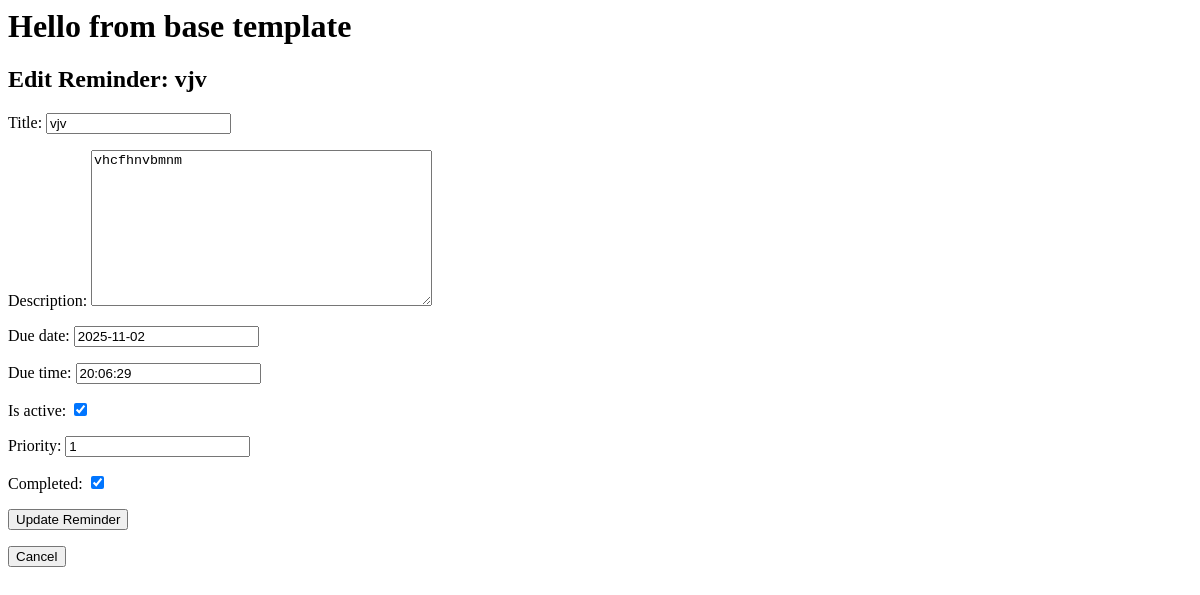
The page /reminders/8/edit/ on the database as committed earlier.
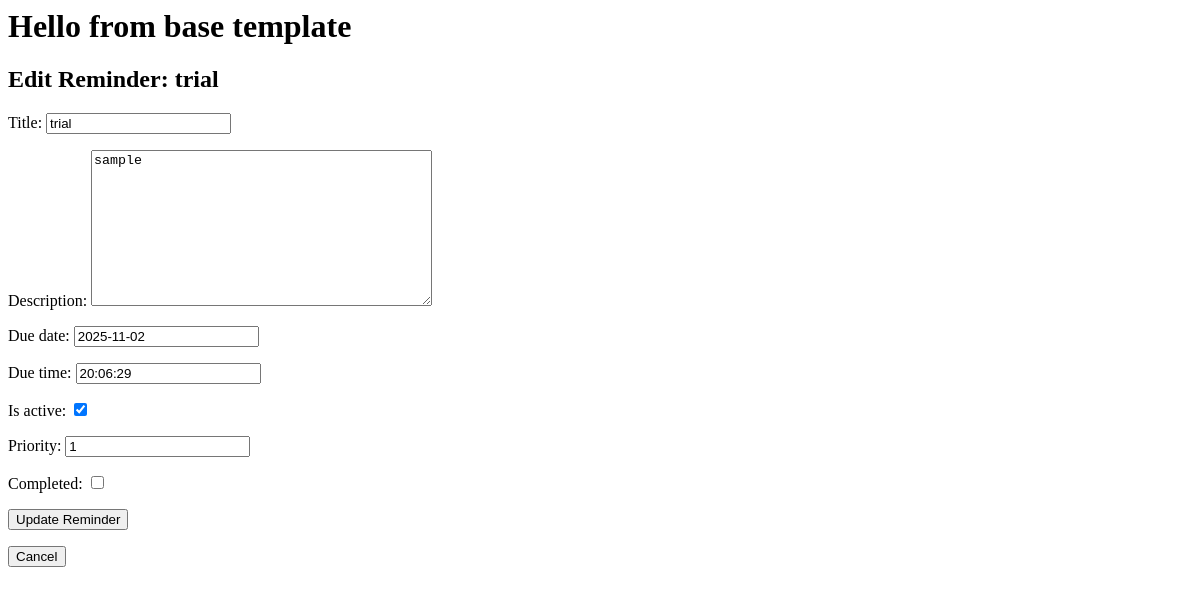
The same page on the database as committed later.
### app1/models.py (models this page shows, shortened)
class Reminder(models.Model):
    title = models.CharField(max_length=200)
    description = models.TextField()
    created_at = models.DateTimeField(auto_now_add=True)
    due_date = models.DateField(default=date.today, null=True, blank=True)
    due_time = models.TimeField(default=datetime.now, null=True, blank=True)
    is_active = models.BooleanField(default=True)
    priority = models.IntegerField(default=1)
    completed = models.BooleanField(default=False)

### app1/views.py (the view)
# urls.py: path('reminders/<int:pk>/edit/', views.ReminderUpdateView.as_view(), name='reminder_edit'),
class ReminderUpdateView(UpdateView):
    model = Reminder
    template_name = "reminder_edit.html"
    fields = ['title', 'description', 'due_date','due_time', 'is_active', 'priority', 'completed']
    success_url = reverse_lazy('reminder_list')

### Templates/reminder_edit.html (shortened to what this page needs)
{% extends 'base.html' %}
{% block content %}
<h2>Edit Reminder: {{ object.title }}</h2>
<form action="" method="post">
    {{ form.as_p }}
    <button type="submit">Update Reminder</button>
</form>
<a href="{% url 'reminder_list' %}"><button>Cancel</button></a>
{% endblock %}

Rows that differ between the two databases and show on the page:
changed Reminder: title "vjv" → "trial"; description "vhcfhnvbmnm" → "sample"; completed "☑" → "☐"
